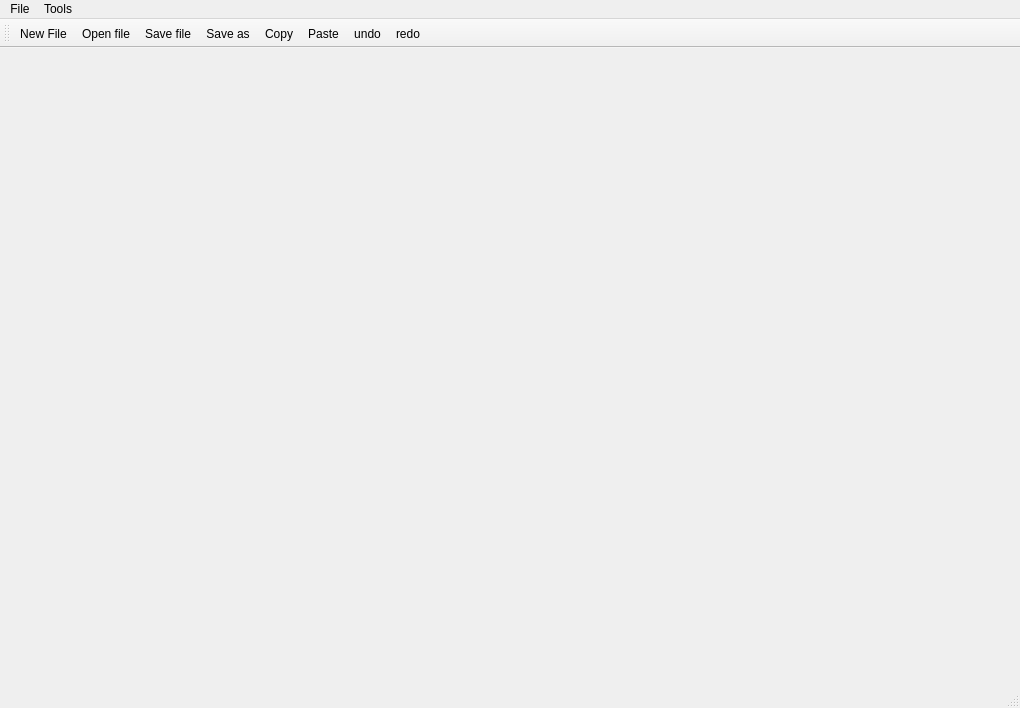
<?xml version="1.0" encoding="UTF-8"?>
<ui version="4.0">
 <class>MainWindow</class>
 <widget class="QMainWindow" name="MainWindow">
  <property name="geometry">
   <rect>
    <x>0</x>
    <y>0</y>
    <width>1020</width>
    <height>708</height>
   </rect>
  </property>
  <property name="sizePolicy">
   <sizepolicy hsizetype="Preferred" vsizetype="Expanding">
    <horstretch>0</horstretch>
    <verstretch>0</verstretch>
   </sizepolicy>
  </property>
  <property name="windowTitle">
   <string>QNotepad</string>
  </property>
  <property name="autoFillBackground">
   <bool>true</bool>
  </property>
  <widget class="QWidget" name="centralWidget">
   <property name="enabled">
    <bool>true</bool>
   </property>
   <property name="layoutDirection">
    <enum>Qt::LeftToRight</enum>
   </property>
  </widget>
  <widget class="QMenuBar" name="menuBar">
   <property name="geometry">
    <rect>
     <x>0</x>
     <y>0</y>
     <width>1020</width>
     <height>21</height>
    </rect>
   </property>
   <widget class="QMenu" name="menuFile">
    <property name="title">
     <string>File</string>
    </property>
    <addaction name="actionNew_File"/>
    <addaction name="actionOpen_file"/>
    <addaction name="actionSave_file"/>
    <addaction name="actionSave_as"/>
   </widget>
   <widget class="QMenu" name="menuTools">
    <property name="title">
     <string>Tools</string>
    </property>
    <addaction name="actionCopy"/>
    <addaction name="actionPaste"/>
    <addaction name="actionUndo"/>
    <addaction name="actionRedo"/>
    <addaction name="actionShowHtml"/>
   </widget>
   <addaction name="menuFile"/>
   <addaction name="menuTools"/>
  </widget>
  <widget class="QToolBar" name="mainToolBar">
   <attribute name="toolBarArea">
    <enum>TopToolBarArea</enum>
   </attribute>
   <attribute name="toolBarBreak">
    <bool>false</bool>
   </attribute>
   <addaction name="actionNew_File"/>
   <addaction name="actionOpen_file"/>
   <addaction name="actionSave_file"/>
   <addaction name="actionSave_as"/>
   <addaction name="actionCopy"/>
   <addaction name="actionPaste"/>
   <addaction name="actionUndo"/>
   <addaction name="actionRedo"/>
  </widget>
  <widget class="QStatusBar" name="statusBar"/>
  <action name="actionNew_File">
   <property name="icon">
    <iconset resource="appresources.qrc">
     <normaloff>:/Images/Resources/Add.png</normaloff>:/Images/Resources/Add.png</iconset>
   </property>
   <property name="text">
    <string>New File</string>
   </property>
  </action>
  <action name="actionOpen_file">
   <property name="icon">
    <iconset resource="appresources.qrc">
     <normaloff>:/Images/Resources/open.png</normaloff>:/Images/Resources/open.png</iconset>
   </property>
   <property name="text">
    <string>Open file</string>
   </property>
  </action>
  <action name="actionSave_file">
   <property name="icon">
    <iconset resource="appresources.qrc">
     <normaloff>:/Images/Resources/Save.png</normaloff>:/Images/Resources/Save.png</iconset>
   </property>
   <property name="text">
    <string>Save file</string>
   </property>
  </action>
  <action name="actionCopy">
   <property name="icon">
    <iconset>
     <normalon>:/Images/Resources/Copy.png</normalon>
    </iconset>
   </property>
   <property name="text">
    <string>Copy</string>
   </property>
  </action>
  <action name="actionPaste">
   <property name="icon">
    <iconset resource="appresources.qrc">
     <normaloff>:/Images/Resources/Paste.png</normaloff>:/Images/Resources/Paste.png</iconset>
   </property>
   <property name="text">
    <string>Paste</string>
   </property>
  </action>
  <action name="actionUndo">
   <property name="icon">
    <iconset resource="appresources.qrc">
     <normaloff>:/Images/Resources/undo.png</normaloff>:/Images/Resources/undo.png</iconset>
   </property>
   <property name="text">
    <string>undo</string>
   </property>
  </action>
  <action name="actionRedo">
   <property name="icon">
    <iconset resource="appresources.qrc">
     <normaloff>:/Images/Resources/redo.png</normaloff>:/Images/Resources/redo.png</iconset>
   </property>
   <property name="text">
    <string>redo</string>
   </property>
  </action>
  <action name="actionSave_as">
   <property name="icon">
    <iconset resource="appresources.qrc">
     <normaloff>:/Images/Resources/saveas.png</normaloff>:/Images/Resources/saveas.png</iconset>
   </property>
   <property name="text">
    <string>Save as...</string>
   </property>
  </action>
  <action name="actionShowHtml">
   <property name="text">
    <string>showHtml</string>
   </property>
  </action>
 </widget>
 <layoutdefault spacing="6" margin="11"/>
 <resources>
  <include location="appresources.qrc"/>
 </resources>
 <connections/>
</ui>
